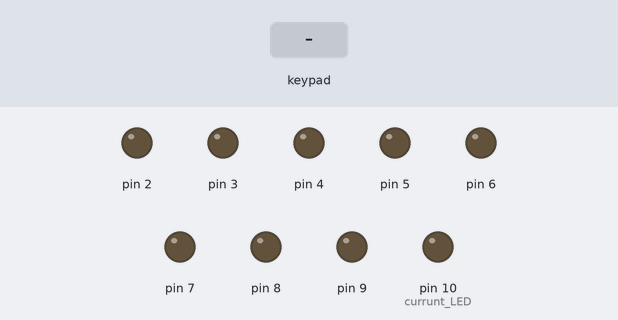
Bench run of a sketch on a simulated Arduino Mega 2560, built with avr-gcc and run on an emulated ATmega2560. On the bench: output pins drawn as LEDs (lit = HIGH). Dashed ring = blinking. The test bench sets the inputs (shaded band).

Above: at 1.2 s.
1.3 s: keypad keys 4 9 5 0 5 1 5 2 pressed 0.4 s apart
At 4.4 s:
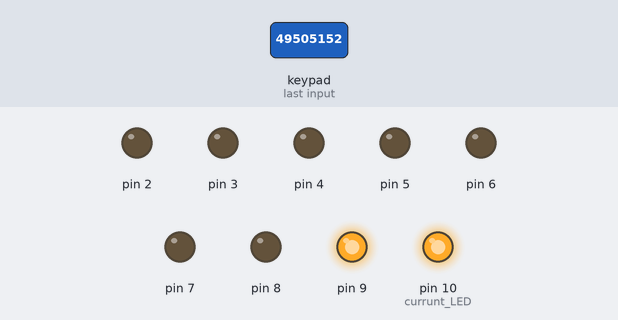
6.0 s: key '3' pressed
At 7.1 s:
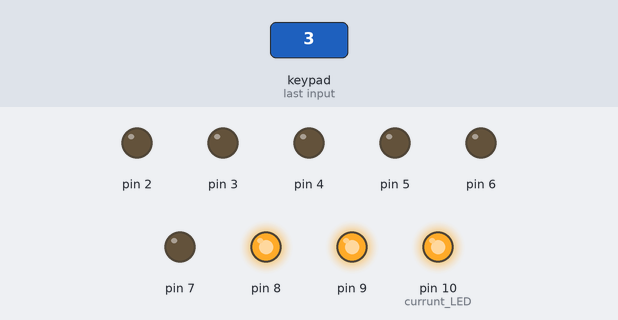
7.5 s: key '6' pressed
At 8.2 s:
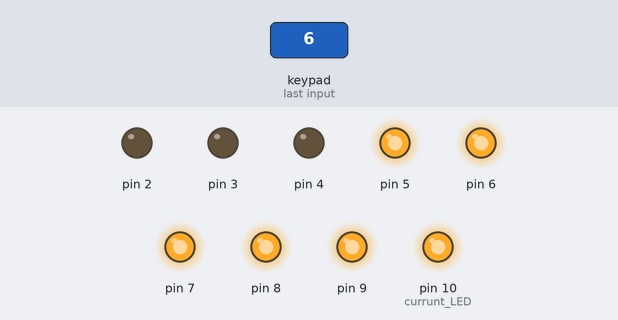
9.0 s: keypad keys 4 8 4 7 4 6 pressed 0.4 s apart
At 9.6 s:
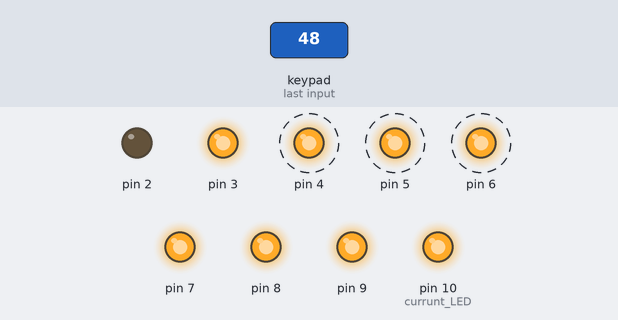
12.9 s: key '1' pressed
At 13.3 s:
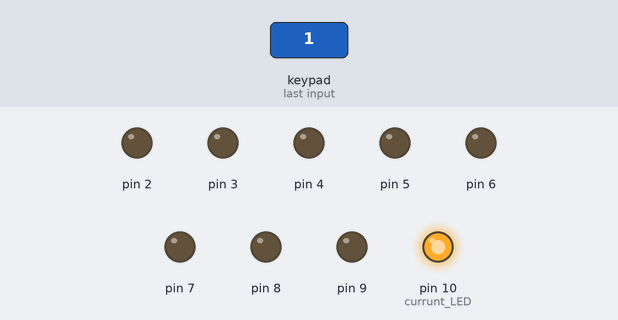
14.4 s: key '2' pressed
At 14.8 s:
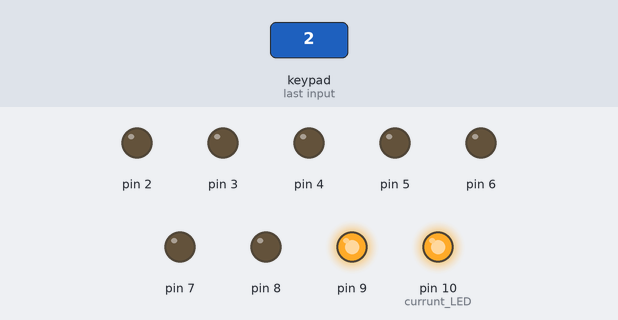
Timing chart, 0 to 16.9 s (numbered marks = the images above; inputs shaded):
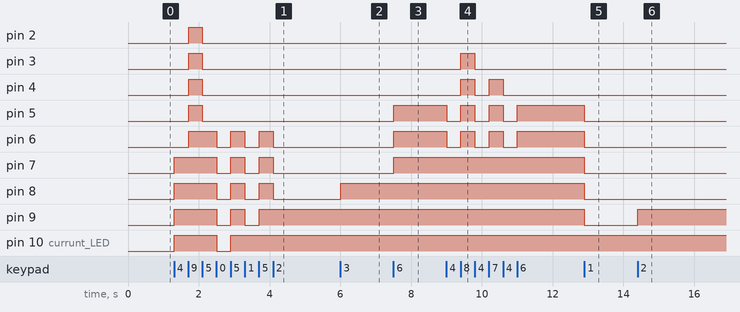

Measured:
- after the input at 1.3 s, pin 2, pin 3: LOW → HIGH after 0.41 s, → LOW 0.39 s later
- after the input at 6.0 s, pin 8: LOW → HIGH at once
- after the input at 7.5 s, pin 5–7: LOW → HIGH at once
- after the input at 9.0 s, pin 3: LOW → HIGH after 0.41 s, → LOW 0.39 s later; pin 4: alternates HIGH for 0.40 s and LOW for 0.40 s, 4 changes in all, then stays LOW, starting after 0.41 s; pin 5, pin 6: alternates HIGH for 0.40 s and LOW for 0.40 s, 6 changes in all, then stays HIGH, starting at once
- after the input at 12.9 s, pin 5–9: HIGH → LOW at once
- after the input at 14.4 s, pin 9: LOW → HIGH at once

The sketch:

part_1.ino
```cpp
#include <Keypad.h>

const byte ROWS = 4;
const byte COLS = 3;

char hexaKeys[ROWS][COLS] = {{'1','2','3'},
                             {'4','5','6'},
                             {'7','8','9'},
                             {'*','0','#'}};

byte rowPins[ROWS] = {49, 50, 51, 52};
byte colPins[COLS] = {48, 47, 46};

Keypad customKeypad = Keypad( makeKeymap(hexaKeys), rowPins, colPins, ROWS, COLS);


void setup()
{
  Serial.begin(9600);

  pinMode(2, OUTPUT);
  pinMode(3, OUTPUT);
  pinMode(4, OUTPUT);
  pinMode(5, OUTPUT);
  pinMode(6, OUTPUT);
  pinMode(7, OUTPUT);
  pinMode(8, OUTPUT);
  pinMode(9, OUTPUT);
  pinMode(10, OUTPUT);


  // trun off LEDs
  for (int i = 2; i <= 10; i++)
    digitalWrite(i, LOW);
}


void loop()
{
  char in = customKeypad.getKey();


  if (in >= '0' && in <= '9')
  {
    // trun off LEDs
    for (int i = 2; i <= 10; i++)
      digitalWrite(i, LOW);


    int num = in - '0';

    int currunt_LED = 10;
    for (int j = 0; j < num; j++, currunt_LED--)
      digitalWrite(currunt_LED, HIGH);
  }
}
```
